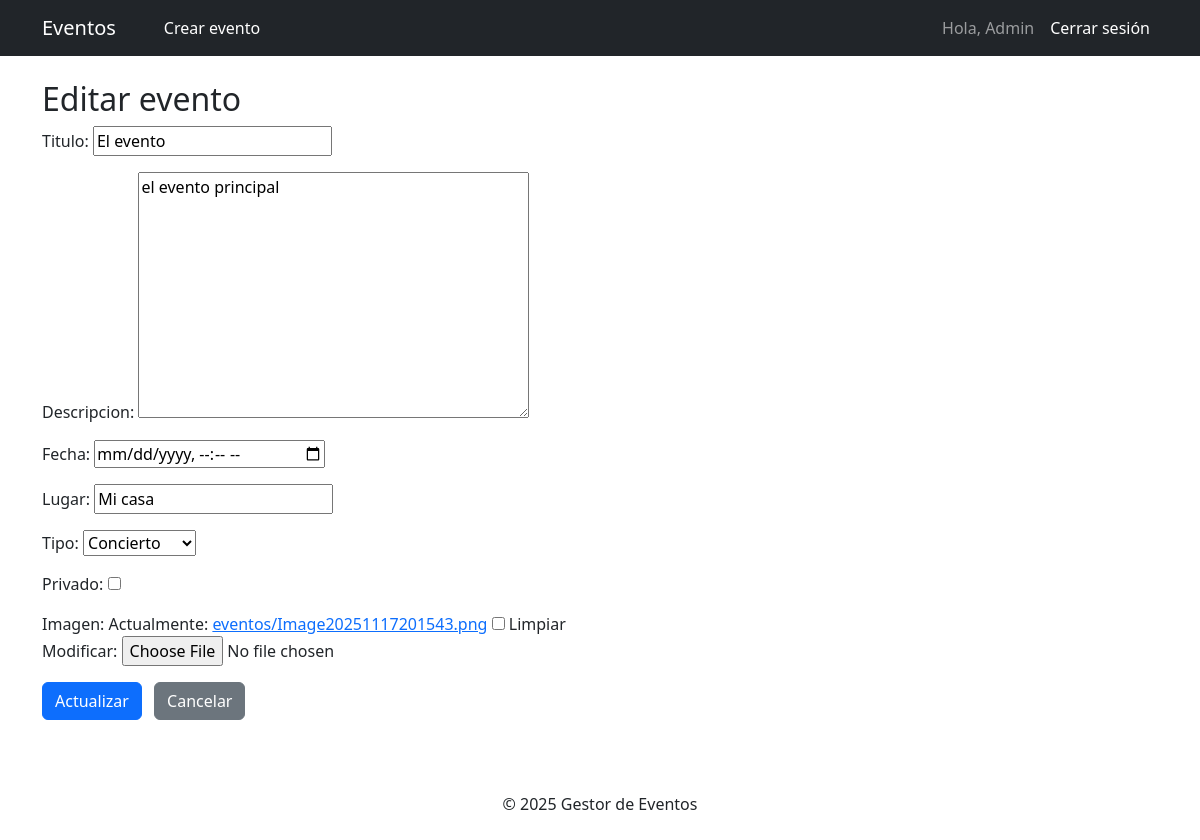
The page /editar/1/ (signed in) on the database its author committed.
### eventos/models.py (models this page shows, shortened)
class Event(models.Model):
    TIPO_CHOICES = [
        ("conf", "Conferencia"),
        ("conc", "Concierto"),
        ("sem", "Seminario"),
        ("otro", "Otro"),
    ]
    titulo = models.CharField(max_length=200)
    descripcion = models.TextField()
    fecha = models.DateTimeField()
    lugar = models.CharField(max_length=200, blank=True)
    tipo = models.CharField(max_length=10, choices=TIPO_CHOICES, default="otro")
    privado = models.BooleanField(default=False)
    organizador = models.ForeignKey(
        User, on_delete=models.SET_NULL, null=True, blank=True, related_name="eventos_organizados"
    )
    participantes = models.ManyToManyField(User, related_name="eventos_asistidos", blank=True)
    imagen = models.ImageField(upload_to="eventos/", null=True, blank=True)
    creado = models.DateTimeField(auto_now_add=True)
    actualizado = models.DateTimeField(auto_now=True)
    class Meta:
        permissions = [
            ("can_view_private", "Puede ver eventos privados"),
        ]

### eventos/views.py (the view, shortened to what this page needs)
# urls.py: path("editar/<int:pk>/", EventUpdateView.as_view(), name="editar"),
class EventUpdateView(LoginRequiredMixin, PermissionRequiredMixin, UpdateView):
    model = Event
    form_class = EventForm
    template_name = "eventos/event_form.html"
    permission_required = "eventos.change_event"
    def dispatch(self, request, *args, **kwargs):
        event = self.get_object()
        user = request.user
        if not user.is_superuser and event.organizador != user and not user.has_perm("eventos.change_event"):
            messages.error(request, "No tienes permiso para editar este evento.")
            return redirect("eventos:acceso_denegado")
        return super().dispatch(request, *args, **kwargs)

### eventos/forms.py
class EventForm(forms.ModelForm):
    class Meta:
        model = Event
        fields = ["titulo", "descripcion", "fecha", "lugar", "tipo", "privado", "imagen"]
        widgets = {
            "fecha": forms.DateTimeInput(attrs={"type": "datetime-local"}),
        }

### eventos/templates/eventos/event_form.html (shortened to what this page needs)
{% extends "base.html" %}
{% block content %}
<h2>{% if object %}Editar{% else %}Crear{% endif %} evento</h2>
<form method="post" enctype="multipart/form-data">
  {{ form.as_p }}
  <button class="btn btn-primary">
    {% if object %}Actualizar{% else %}Crear{% endif %}
  </button>
  <a href="{% url 'eventos:listado' %}" class="btn btn-secondary ms-2">Cancelar</a>
</form>
{% endblock %}

### templates/base.html (shortened to what this page needs)
<!DOCTYPE html>
<html lang="es">
  <head>
    <link
      href="https://cdn.jsdelivr.net/npm/bootstrap@5.3.0/dist/css/bootstrap.min.css"
      rel="stylesheet"
    />
  </head>
  <body>
    <nav class="navbar navbar-expand-lg navbar-dark bg-dark">
      <div class="container">
        <a class="navbar-brand" href="{% url 'eventos:listado' %}">Eventos</a>
  <a class="nav-link btn btn-success text-white ms-3 px-3 py-1" href="{% url 'eventos:crear' %}">
    Crear evento
  </a>
        <div class="navbar-nav ms-auto">
  {% if user.is_authenticated %}
    <span class="navbar-text me-2">Hola, {{ user.username }}</span>
    <form action="{% url 'logout' %}" method="post" class="d-inline">
      <button type="submit" class="nav-link btn btn-link p-1 m-1" style="color: #fff; text-decoration: none;">
        Cerrar sesión
      </button>
    </form>
  {% else %}
    <a class="nav-link" href="{% url 'login' %}">Iniciar sesión</a>
  {% endif %}
</div>
    </nav>
    <div class="container mt-4">
       {% block content %}{% endblock %}
    </div>
    <footer class="text-center py-4 mt-5">© 2025 Gestor de Eventos</footer>
  </body>
</html>

### rows shown on the page
Event: titulo "El evento", descripcion "el evento principal", lugar "Mi casa", tipo "Concierto"

### other values the page prints
{{ user.username }} "Admin"
